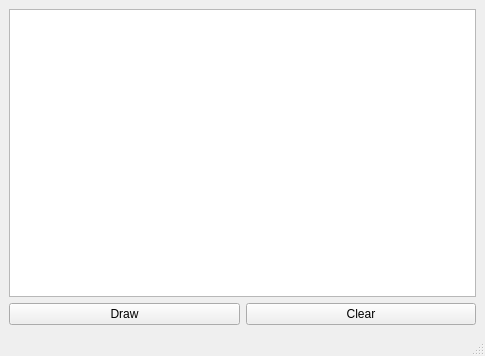
<?xml version="1.0" encoding="UTF-8"?>
<ui version="4.0">
 <class>MainWindow</class>
 <widget class="QMainWindow" name="MainWindow">
  <property name="geometry">
   <rect>
    <x>0</x>
    <y>0</y>
    <width>485</width>
    <height>356</height>
   </rect>
  </property>
  <property name="windowTitle">
   <string>MainWindow</string>
  </property>
  <widget class="QWidget" name="centralwidget">
   <layout class="QGridLayout" name="gridLayout">
    <item row="1" column="1">
     <widget class="QPushButton" name="pushButton_clear">
      <property name="text">
       <string>Clear</string>
      </property>
     </widget>
    </item>
    <item row="1" column="0">
     <widget class="QPushButton" name="pushButton_draw">
      <property name="text">
       <string>Draw</string>
      </property>
     </widget>
    </item>
    <item row="0" column="0" colspan="2">
     <widget class="PlotWidget" name="graphicsView"/>
    </item>
   </layout>
  </widget>
  <widget class="QMenuBar" name="menubar">
   <property name="geometry">
    <rect>
     <x>0</x>
     <y>0</y>
     <width>485</width>
     <height>21</height>
    </rect>
   </property>
  </widget>
  <widget class="QStatusBar" name="statusbar"/>
 </widget>
 <customwidgets>
  <customwidget>
   <class>PlotWidget</class>
   <extends>QGraphicsView</extends>
   <header>pyqtgraph</header>
  </customwidget>
 </customwidgets>
 <resources/>
 <connections/>
</ui>
